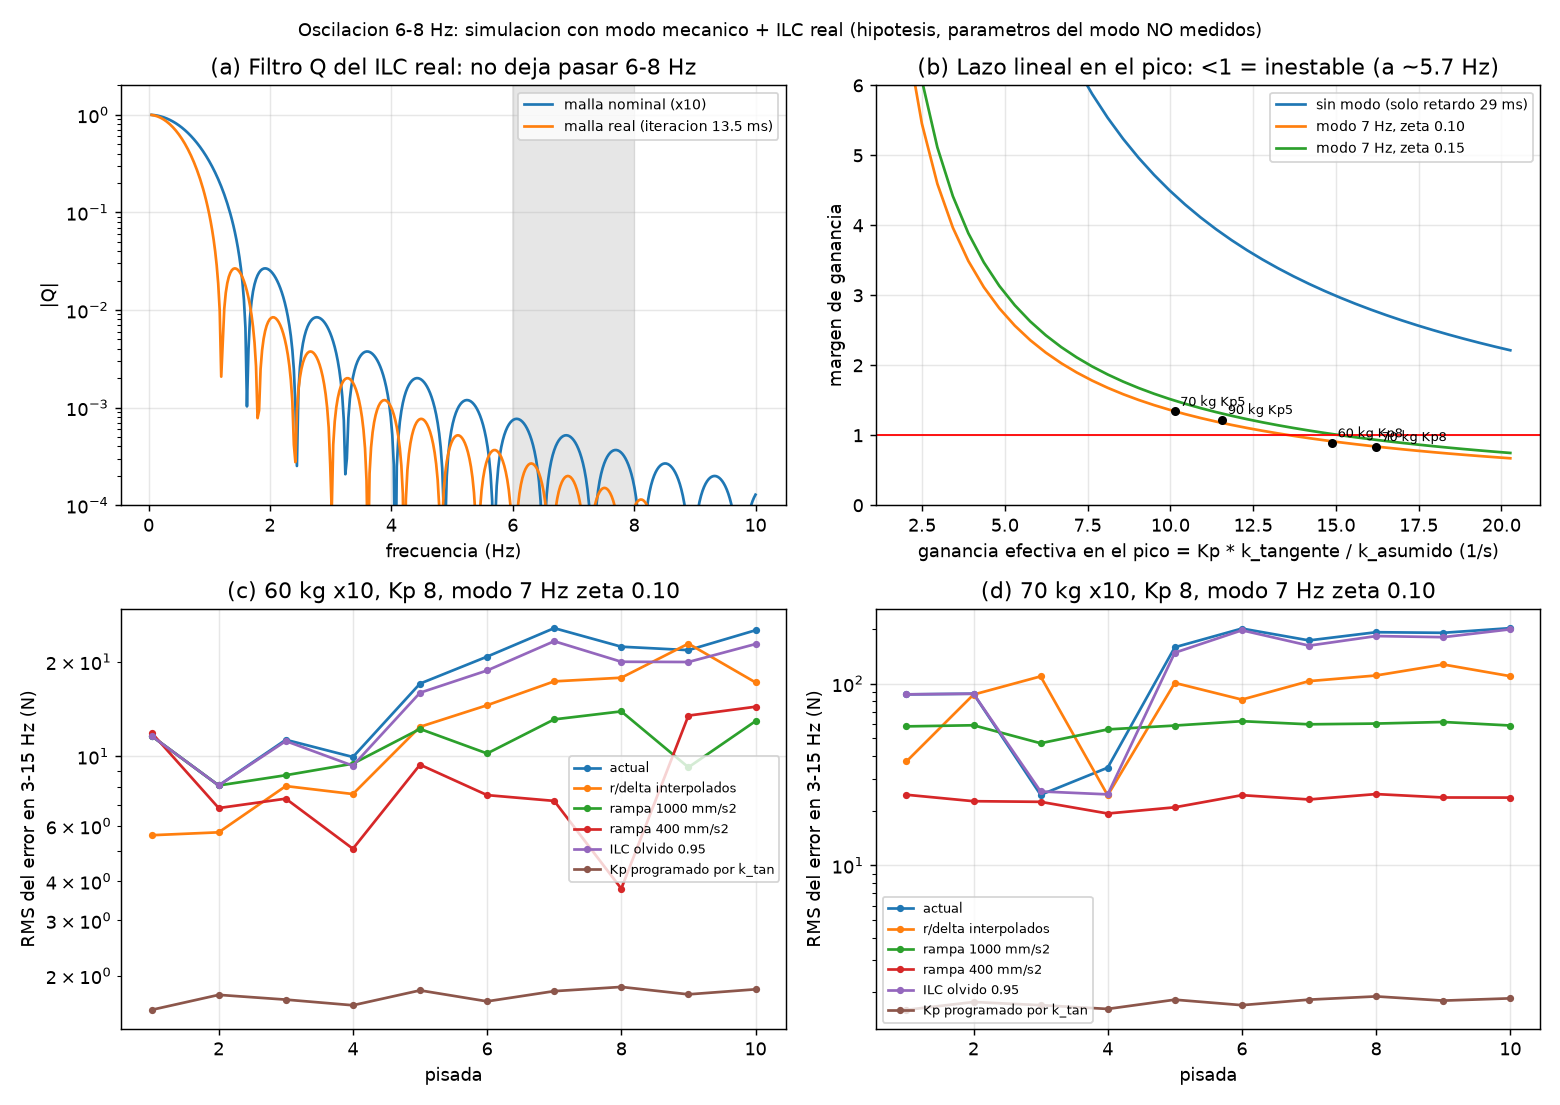

The script that saved this image:
"""Causa de la oscilacion de 6-8 Hz del lazo de Fz (escalera 50-90 kg x10, 2026-11-18) -- SOLO SIMULACION.

Planta (hipotesis, parametros elegidos para dar un modo de ~7 Hz; NO medidos):
  SET_VEL -> retardo d -> servo 1er orden tau -> posicion del motor xm
  xm --(resorte kd + amortiguador cd: cadena/husillo/estructura)--> carro de masa m --> protesis no lineal
  F_protesis = C * x^P (x = compresion, mm), ajustada a la escalera (comp. 23-32 mm a 584-1047 N) y al Ensayo A.
Medicion: ruido blanco 0.75 N + 60 Hz (sigma total 2.6 N, como en el RPi), bloque de 7 muestras frescas a 1 kHz, mediana.
Lazo: copia de las ecuaciones de control/lazo_fz_tiempo_real.py (P + ILC, indice de referencia por iteracion,
saturacion 9000 pasos/s, t del log NOMINAL). ILC: control/ilc/fz_ilc.py REAL (importado, no reimplementado).
Periodo real de cada iteracion: 7 ms (7 muestras frescas) + RTT de SET_VEL (~6 ms) + 0.5 ms -> ~13.5 ms (la interfaz,
con el mismo trabajo por iteracion, mide 13.0 ms de mediana: reportes/datos/2026-11-18_pisadas_3ejes_interfaz).

Uso: python control/simulacion/oscilacion_causa_2026-11-19.py  (imprime tablas, guarda la figura)
"""
import os
import sys

import numpy as np

AQUI = os.path.dirname(os.path.abspath(__file__))
sys.path.insert(0, os.path.join(AQUI, "..", "ilc"))
from fz_ilc import ControlFzILC  # noqa: E402

PASOS_MM = 80.0
K_ASUMIDO = 26.4
V_MAX = 9000.0
G = 9.81

# ---- planta (hipotesis) ----
K0_PROT, C_PROT, P_PROT = 15.0, 0.0377, 2.98   # F = K0 x + C x^P: 584 N a 20 mm, 1047 N a 26.4 mm (escalera menos F/kd);
                                               # K0 = 15 N/mm = rigidez a carga baja del Ensayo A (plana)
KD = 200.0                        # N/mm, rigidez del accionamiento (cadena+husillo+estructura): SUPUESTA
M = 140.0                         # kg efectivos del carro: elegida para fn ~7 Hz con KD=200 (no medida)
D_S, TAU_S = 0.019, 0.008         # Ensayo B: d 15-23 ms, tau 3-14 ms


def f_prot(x):
    x = np.maximum(x, 0.0)
    return K0_PROT * x + C_PROT * x ** P_PROT


def x_de_f(F):
    lo, hi = 0.0, 100.0
    for _ in range(60):
        mid = 0.5 * (lo + hi)
        lo, hi = (mid, hi) if f_prot(mid) < F else (lo, mid)
    return 0.5 * (lo + hi)


def k_tan_prot(F):
    x = x_de_f(max(F, 1.0))
    return K0_PROT + P_PROT * C_PROT * x ** (P_PROT - 1)


class Sim:
    def __init__(self, zeta=0.06, d=D_S, tau=TAU_S, f0=20.0, seed=0, ruido=True, modo=True):
        self.modo = modo
        self.rng = np.random.default_rng(seed)
        self.d, self.tau, self.ruido = d, tau, ruido
        x0 = x_de_f(f0)
        self.xc = x0                                  # compresion de la protesis (mm, + = abajo)
        self.xm = x0 + f0 / KD                        # motor
        self.vm = self.vc = 0.0
        kp0 = k_tan_prot(700.0)
        wn = np.sqrt((KD + kp0) * 1000.0 / M)
        self.cd = 2 * zeta * wn * M / 1000.0          # N/(mm/s)
        self.t = 0.0
        self.cola = [(-1.0, 0.0)]                     # (t_aplica, u pasos/s)
        self.u_act = 0.0
        self.fase60 = self.rng.uniform(0, 2 * np.pi)
        self.dt = 0.0005

    def ordenar(self, u):
        self.cola.append((self.t + self.d, u))

    def paso(self):
        while len(self.cola) > 1 and self.cola[1][0] <= self.t:
            self.cola.pop(0)
        if self.cola[0][0] <= self.t:
            self.u_act = self.cola[0][1]
        v_obj = -self.u_act / PASOS_MM                # mm/s, + = bajar
        self.vm += (v_obj - self.vm) * self.dt / self.tau
        self.xm += self.vm * self.dt
        if not self.modo:                             # accionamiento rigido: sin modo mecanico
            self.xc, self.vc = self.xm - f_prot(self.xc) / KD, self.vm
            self.t += self.dt
            return f_prot(self.xc)
        fd = KD * (self.xm - self.xc) + self.cd * (self.vm - self.vc)
        fp = f_prot(self.xc)
        a = (fd - fp) * 1000.0 / M                    # mm/s^2
        self.vc += a * self.dt
        self.xc += self.vc * self.dt
        self.t += self.dt
        return fp

    def avanzar(self, dur):
        n = max(1, int(round(dur / self.dt)))
        ult = 0.0
        for _ in range(n):
            ult = self.paso()
        return ult

    def leer_bloque(self, n=7):
        vals = []
        for _ in range(n):
            f = self.avanzar(0.001)
            if self.ruido:
                f += self.rng.normal(0, 0.75) + 3.4 * np.sin(2 * np.pi * 60.0 * self.t + self.fase60)
            vals.append(f)
        return float(np.median(vals))


class ILCConOlvido:
    """Envoltorio SIN tocar control/ilc: delta <- Q(alfa*delta + gamma*e). alfa=1 es el ILC actual."""

    def __init__(self, ilc, alfa=1.0):
        self.ilc, self.alfa = ilc, alfa

    def actualizar(self, e):
        if self.alfa < 1.0:
            self.ilc.delta = self.alfa * self.ilc.delta
        return self.ilc.actualizar(e)


def correr(kg, kp, pisadas=10, zeta=0.06, periodo="real", interp=False, a_max=None, alfa=1.0,
           gamma=None, ancho_q=None, seed=0, ruido=True, d=D_S, tau=TAU_S, dur_apoyo=6.15, modo=True, kp_sched=False):
    """Replica el bucle de correr_lazo(). Opciones de mejora: interp (r y delta interpolados por tiempo REAL),
    a_max (limite de aceleracion del comando, mm/s^2, aplicado en el RPi), alfa (olvido del ILC), gamma/ancho_q."""
    peso = kg * G
    ctrl = ControlFzILC(peso, duracion_s=dur_apoyo, rigidez_n_por_mm=K_ASUMIDO)
    if gamma is not None:
        ctrl.ilc.gamma = gamma
    if ancho_q is not None:
        ctrl.ilc.ancho_q = int(ancho_q)
    ilc_w = ILCConOlvido(ctrl.ilc, alfa)
    pasos_por_n = PASOS_MM / K_ASUMIDO
    sim = Sim(zeta=zeta, seed=seed, ruido=ruido, d=d, tau=tau, modo=modo)
    rng = np.random.default_rng(seed + 100)
    n_muestras = int(round(dur_apoyo / 0.010))
    salto_max = max(30.0, 0.08 * 1.178 * peso)
    res = []
    u_prev = 0.0
    previa = sim.leer_bloque() - 0.0
    for p in range(pisadas):
        T, F, E, U, TREAL, ER = [], [], [], [], [], []
        t0 = sim.t
        max_salto = 0.0
        i = 0
        while (sim.t - t0 < dur_apoyo) if interp else (i < n_muestras):
            t_rel = i * 0.010
            i_act = i
            i += 1
            if interp:
                s = min((sim.t - t0) / dur_apoyo, 0.999999) * ctrl.n
                j = int(s); fr = s - j; j2 = min(j + 1, ctrl.n - 1)
                r = (ctrl.ref_n[j] * (1 - fr) + ctrl.ref_n[j2] * fr)
                dl = ctrl.ilc.delta[j] * (1 - fr) + ctrl.ilc.delta[j2] * fr
                t_reg = sim.t - t0
            else:
                idx = int(i_act * ctrl.n / n_muestras)
                r, dl = ctrl.ref_bw[idx] / 100.0 * peso, ctrl.ilc.delta[idx]
                t_reg = t_rel
            f = sim.leer_bloque()                       # 7 ms
            max_salto = max(max_salto, abs(f - previa)); previa = f
            e = (r + dl) - f
            kp_i = kp
            if kp_sched:   # ganancia programada con la rigidez tangente (ORACULO del modelo: en el rig vendria del estimador)
                kt = k_tan_prot(max(r + dl, 20.0)); ks = kt * KD / (KD + kt)
                kp_i = kp * min(1.0, K_ASUMIDO / ks)      # nunca mas agresivo que lo disenado
            u = max(-V_MAX, min(V_MAX, -kp_i * e * pasos_por_n))
            if a_max is not None:
                du = a_max * PASOS_MM * 0.0135           # pasos/s por iteracion
                u = max(u_prev - du, min(u_prev + du, u))
            u_prev = u
            sim.ordenar(u)
            if periodo == "real":
                resto = max(0.001, rng.normal(0.0060, 0.0015)) + 0.0005   # RTT de SET_VEL + overhead [s]
            else:
                resto = max(0.0, 0.010 - 0.007)
            sim.avanzar(resto)
            T.append(t_reg); F.append(f); E.append(e); U.append(u); TREAL.append(sim.t - t0); ER.append(r - f)
        sim.ordenar(0.0)
        t_malla = np.linspace(0, dur_apoyo, ctrl.n, endpoint=False)
        ilc_w.actualizar(ctrl.ref_n - np.interp(t_malla, np.array(T), np.array(F)))
        res.append(metricas(np.array(TREAL), np.array(E), np.array(U), max_salto, salto_max, peso, np.array(ER)))
    return res


def metricas(t, e, u, max_salto, salto_max, peso, e_ref):
    fs = 100.0
    tu = np.arange(t[0], t[-1], 1 / fs)
    y = np.interp(tu, t, e)
    y = y - np.polyval(np.polyfit(tu, y, 1), tu)
    w = np.hanning(len(y))
    amp = 2 * np.abs(np.fft.rfft(y * w)) / w.sum()
    f = np.fft.rfftfreq(len(y), 1 / fs)
    b = (f >= 3) & (f <= 15)
    rms_b = np.sqrt(np.sum((amp[b] / np.sqrt(2)) ** 2) / 1.5)
    i = np.argmax(amp[b])
    return dict(rms=float(np.sqrt(np.mean(e_ref ** 2))),   # r - F, como imprime el lazo (sin delta)
 rms_3_15=float(rms_b), f_pico=float(f[b][i]),
                v_rms=float(np.std(np.diff(u)) / PASOS_MM), salto=max_salto, aborta=max_salto > salto_max,
                pico=1.178 * peso, dur=float(t[-1]))


def fila(nombre, res):
    r1, rN = res[0], res[-1]
    ab = [i + 1 for i, r in enumerate(res) if r["aborta"]]
    return (f"{nombre:<46s} RMS {r1['rms']:6.1f}->{rN['rms']:6.1f} N | 3-15 Hz {r1['rms_3_15']:5.1f}->{rN['rms_3_15']:5.1f} N "
            f"({100 * rN['rms_3_15'] / rN['pico']:.1f}% pico) f {rN['f_pico']:.1f} Hz | salto max {max(r['salto'] for r in res):5.0f} N"
            f"{'  ABORTARIA en pisada ' + str(ab[0]) if ab else ''} | apoyo real {rN['dur']:.2f} s")


def lineal(kp_eff, zeta, d=D_S + 0.0135 / 2 + 0.0035, tau=TAU_S, F=800.0, modo=True):
    """Lazo lineal alrededor de F. Devuelve margen de ganancia, frecuencia de fase -180, pico de sensibilidad
    |1/(1+L)| y su frecuencia (lo que amplifica ruido/escalones: un lazo estable con pico alto 'oscila')."""
    kp_t = k_tan_prot(F)
    w = np.linspace(0.5, 150, 60000)
    s = 1j * w
    if modo:
        wn = np.sqrt((KD + kp_t) * 1000.0 / M)
        cd = 2 * zeta * wn * M / 1000.0
        G_mec = kp_t * (KD + cd * s) / (M / 1000.0 * s ** 2 + cd * s + KD + kp_t)
    else:
        wn = np.nan
        G_mec = kp_t * KD / (KD + kp_t) * np.ones_like(s)
    L = kp_eff / K_ASUMIDO * np.exp(-s * d) / (1 + s * tau) / s * G_mec
    ph = np.unwrap(np.angle(L))
    i = np.argmin(np.abs(ph + np.pi))
    S = np.abs(1 / (1 + L))
    j = np.argmax(S)
    return dict(mg=1 / abs(L[i]), f180=w[i] / (2 * np.pi), fn=wn / (2 * np.pi), kt=kp_t, s_max=S[j], f_s=w[j] / (2 * np.pi),
                k_eff=kp_eff * (kp_t * KD / (KD + kp_t)) / K_ASUMIDO)


if __name__ == "__main__":
    print("== Lazo lineal en el pico de la curva (d efectivo = d + T/2 + 3.5 ms = %.0f ms) ==" % (1000 * (D_S + 0.0135 / 2 + 0.0035)))
    for modo, z in ((False, 0), (True, 0.06), (True, 0.10)):
        for kg, kp in ((60, 8), (70, 8), (70, 5), (90, 5), (70, 3), (90, 3)):
            r = lineal(kp, z, F=1.178 * kg * G, modo=modo)
            print(f"  {'modo 7 Hz z=%.2f' % z if modo else 'SIN modo (rigido) ':<18s} {kg} kg Kp {kp}: k_tan {r['kt']:4.0f} N/mm, "
                  f"ganancia efectiva {r['k_eff']:5.1f} 1/s, fase -180 a {r['f180']:.1f} Hz, margen ganancia {r['mg']:4.2f}, "
                  f"pico sensibilidad {r['s_max']:5.1f} a {r['f_s']:.1f} Hz")


def figura(ruta):
    import matplotlib
    matplotlib.use("Agg")
    import matplotlib.pyplot as plt
    fig, ax = plt.subplots(2, 2, figsize=(12, 8.5))
    # (a) filtro Q real del ILC
    ctrl = ControlFzILC(687.0, 6.15, rigidez_n_por_mm=K_ASUMIDO)
    nq = ctrl.ilc.ancho_q
    w = np.hanning(2 * nq + 1); w /= w.sum()
    f = np.linspace(0.05, 10, 400)
    for dur, et in ((6.15, "malla nominal (x10)"), (615 * 0.0135, "malla real (iteracion 13.5 ms)")):
        Ts = dur / ctrl.n
        H = [abs(np.sum(w * np.exp(-2j * np.pi * fi * Ts * np.arange(-nq, nq + 1)))) for fi in f]
        ax[0, 0].semilogy(f, np.maximum(H, 1e-5), label=et)
    ax[0, 0].axvspan(6, 8, color="0.9"); ax[0, 0].set_ylim(1e-4, 2)
    ax[0, 0].set_xlabel("frecuencia (Hz)"); ax[0, 0].set_ylabel("|Q|")
    ax[0, 0].set_title("(a) Filtro Q del ILC real: no deja pasar 6-8 Hz"); ax[0, 0].legend(fontsize=8); ax[0, 0].grid(alpha=.3)
    # (b) margen de ganancia vs ganancia efectiva
    kps = np.linspace(1, 10, 40)
    for modo, z, et in ((False, 0, "sin modo (solo retardo 29 ms)"), (True, 0.10, "modo 7 Hz, zeta 0.10"), (True, 0.15, "modo 7 Hz, zeta 0.15")):
        x, y = [], []
        for kp in kps:
            r = lineal(kp, z, F=1.178 * 70 * G, modo=modo)
            x.append(r["k_eff"]); y.append(r["mg"])
        ax[0, 1].plot(x, y, label=et)
    for kg, kp in ((60, 8), (70, 8), (70, 5), (90, 5)):
        r = lineal(kp, 0.10, F=1.178 * kg * G)
        ax[0, 1].plot(r["k_eff"], r["mg"], "ko", ms=4)
        ax[0, 1].annotate(f"{kg} kg Kp{kp}", (r["k_eff"], r["mg"]), fontsize=7, xytext=(3, 3), textcoords="offset points")
    ax[0, 1].axhline(1, color="r", lw=1); ax[0, 1].set_ylim(0, 6)
    ax[0, 1].set_xlabel("ganancia efectiva en el pico = Kp * k_tangente / k_asumido (1/s)")
    ax[0, 1].set_ylabel("margen de ganancia"); ax[0, 1].legend(fontsize=8); ax[0, 1].grid(alpha=.3)
    ax[0, 1].set_title("(b) Lazo lineal en el pico: <1 = inestable (a ~5.7 Hz)")
    # (c),(d) crecimiento pisada a pisada y mejoras
    for k, (kg, kp) in enumerate(((60, 8), (70, 8))):
        a = ax[1, k]
        for nombre, kw in (("actual", {}), ("r/delta interpolados", dict(interp=True, dur_apoyo=8.37)),
                           ("rampa 1000 mm/s2", dict(a_max=1000)), ("rampa 400 mm/s2", dict(a_max=400)),
                           ("ILC olvido 0.95", dict(alfa=0.95)), ("Kp programado por k_tan", dict(kp_sched=True))):
            res = correr(kg=kg, kp=kp, pisadas=10, zeta=0.10, **kw)
            a.plot(range(1, 11), [r["rms_3_15"] for r in res], "o-", ms=3, label=nombre)
        a.set_yscale("log"); a.set_xlabel("pisada"); a.set_ylabel("RMS del error en 3-15 Hz (N)")
        a.set_title(f"({'cd'[k]}) {kg} kg x10, Kp {kp}, modo 7 Hz zeta 0.10"); a.grid(alpha=.3); a.legend(fontsize=7)
    fig.suptitle("Oscilacion 6-8 Hz: simulacion con modo mecanico + ILC real (hipotesis, parametros del modo NO medidos)", fontsize=10)
    fig.tight_layout(); fig.savefig(ruta, dpi=130)
    print("figura:", ruta)


if __name__ == "__main__" and "--figura" in sys.argv:
    figura(os.path.join(AQUI, "oscilacion_causa_2026-11-19.png"))
